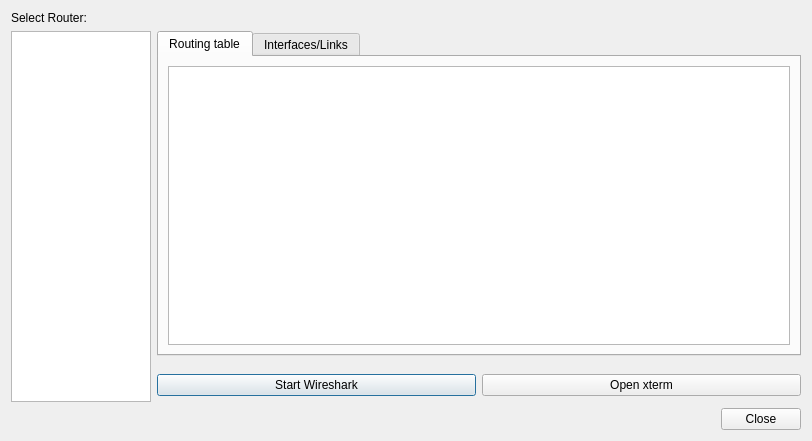
<?xml version="1.0" encoding="UTF-8"?>
<ui version="4.0">
 <class>Dialog</class>
 <widget class="QDialog" name="Dialog">
  <property name="geometry">
   <rect>
    <x>0</x>
    <y>0</y>
    <width>812</width>
    <height>441</height>
   </rect>
  </property>
  <property name="windowTitle">
   <string>Configure Router</string>
  </property>
  <layout class="QGridLayout" name="gridLayout_2">
   <item row="4" column="1">
    <widget class="QPushButton" name="pbWireshark">
     <property name="text">
      <string>Start Wireshark</string>
     </property>
    </widget>
   </item>
   <item row="0" column="0">
    <widget class="QLabel" name="label">
     <property name="text">
      <string>Select Router:</string>
     </property>
    </widget>
   </item>
   <item row="1" column="0" rowspan="5">
    <widget class="QListWidget" name="listRouter">
     <property name="maximumSize">
      <size>
       <width>140</width>
       <height>16777215</height>
      </size>
     </property>
    </widget>
   </item>
   <item row="6" column="0" colspan="3">
    <widget class="QDialogButtonBox" name="buttonBox">
     <property name="orientation">
      <enum>Qt::Horizontal</enum>
     </property>
     <property name="standardButtons">
      <set>QDialogButtonBox::Close</set>
     </property>
    </widget>
   </item>
   <item row="4" column="2">
    <widget class="QPushButton" name="pbXterm">
     <property name="text">
      <string>Open xterm</string>
     </property>
    </widget>
   </item>
   <item row="1" column="1" colspan="2">
    <widget class="QTabWidget" name="tabWidget">
     <property name="currentIndex">
      <number>0</number>
     </property>
     <widget class="QWidget" name="tab">
      <attribute name="title">
       <string>Routing table</string>
      </attribute>
      <layout class="QGridLayout" name="gridLayout_3">
       <item row="0" column="0">
        <widget class="QPlainTextEdit" name="ptRoute">
         <property name="font">
          <font>
           <family>Oxygen Mono</family>
           <pointsize>9</pointsize>
          </font>
         </property>
         <property name="readOnly">
          <bool>true</bool>
         </property>
        </widget>
       </item>
      </layout>
     </widget>
     <widget class="QWidget" name="tab_2">
      <attribute name="title">
       <string>Interfaces/Links</string>
      </attribute>
      <layout class="QGridLayout" name="gridLayout">
       <item row="0" column="0">
        <widget class="QPlainTextEdit" name="ptLinks">
         <property name="font">
          <font>
           <family>Oxygen Mono</family>
           <pointsize>9</pointsize>
          </font>
         </property>
         <property name="readOnly">
          <bool>true</bool>
         </property>
        </widget>
       </item>
      </layout>
     </widget>
    </widget>
   </item>
  </layout>
 </widget>
 <tabstops>
  <tabstop>listRouter</tabstop>
  <tabstop>tabWidget</tabstop>
  <tabstop>ptRoute</tabstop>
  <tabstop>ptLinks</tabstop>
  <tabstop>pbWireshark</tabstop>
  <tabstop>pbXterm</tabstop>
  <tabstop>buttonBox</tabstop>
 </tabstops>
 <resources/>
 <connections>
  <connection>
   <sender>buttonBox</sender>
   <signal>accepted()</signal>
   <receiver>Dialog</receiver>
   <slot>accept()</slot>
   <hints>
    <hint type="sourcelabel">
     <x>248</x>
     <y>254</y>
    </hint>
    <hint type="destinationlabel">
     <x>157</x>
     <y>274</y>
    </hint>
   </hints>
  </connection>
  <connection>
   <sender>buttonBox</sender>
   <signal>rejected()</signal>
   <receiver>Dialog</receiver>
   <slot>reject()</slot>
   <hints>
    <hint type="sourcelabel">
     <x>316</x>
     <y>260</y>
    </hint>
    <hint type="destinationlabel">
     <x>286</x>
     <y>274</y>
    </hint>
   </hints>
  </connection>
 </connections>
</ui>
